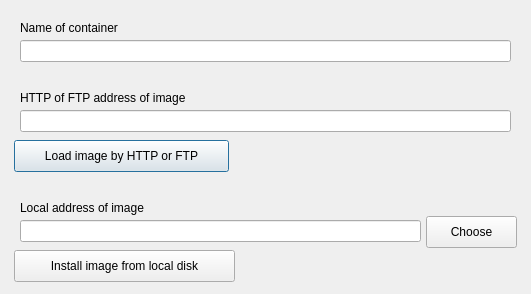
<?xml version="1.0" encoding="UTF-8"?>
<ui version="4.0">
 <class>NewContainerDialog</class>
 <widget class="QDialog" name="NewContainerDialog">
  <property name="geometry">
   <rect>
    <x>0</x>
    <y>0</y>
    <width>531</width>
    <height>294</height>
   </rect>
  </property>
  <property name="windowTitle">
   <string>Dialog</string>
  </property>
  <widget class="QLabel" name="nameLabel">
   <property name="geometry">
    <rect>
     <x>20</x>
     <y>20</y>
     <width>211</width>
     <height>16</height>
    </rect>
   </property>
   <property name="text">
    <string>Name of container</string>
   </property>
  </widget>
  <widget class="QLabel" name="urlLabel">
   <property name="geometry">
    <rect>
     <x>20</x>
     <y>90</y>
     <width>231</width>
     <height>16</height>
    </rect>
   </property>
   <property name="text">
    <string>HTTP of FTP address of image</string>
   </property>
  </widget>
  <widget class="QLineEdit" name="nameEdit">
   <property name="geometry">
    <rect>
     <x>20</x>
     <y>40</y>
     <width>491</width>
     <height>22</height>
    </rect>
   </property>
  </widget>
  <widget class="QLineEdit" name="urlEdit">
   <property name="geometry">
    <rect>
     <x>20</x>
     <y>110</y>
     <width>491</width>
     <height>22</height>
    </rect>
   </property>
  </widget>
  <widget class="QPushButton" name="loadUrlButton">
   <property name="geometry">
    <rect>
     <x>14</x>
     <y>140</y>
     <width>215</width>
     <height>32</height>
    </rect>
   </property>
   <property name="text">
    <string>Load image by HTTP or FTP</string>
   </property>
  </widget>
  <widget class="QLabel" name="urlError">
   <property name="geometry">
    <rect>
     <x>230</x>
     <y>144</y>
     <width>281</width>
     <height>20</height>
    </rect>
   </property>
   <property name="palette">
    <palette>
     <active>
      <colorrole role="WindowText">
       <brush brushstyle="SolidPattern">
        <color alpha="255">
         <red>255</red>
         <green>0</green>
         <blue>0</blue>
        </color>
       </brush>
      </colorrole>
      <colorrole role="Text">
       <brush brushstyle="SolidPattern">
        <color alpha="255">
         <red>255</red>
         <green>0</green>
         <blue>0</blue>
        </color>
       </brush>
      </colorrole>
     </active>
     <inactive>
      <colorrole role="WindowText">
       <brush brushstyle="SolidPattern">
        <color alpha="255">
         <red>255</red>
         <green>0</green>
         <blue>0</blue>
        </color>
       </brush>
      </colorrole>
      <colorrole role="Text">
       <brush brushstyle="SolidPattern">
        <color alpha="255">
         <red>255</red>
         <green>0</green>
         <blue>0</blue>
        </color>
       </brush>
      </colorrole>
     </inactive>
     <disabled>
      <colorrole role="WindowText">
       <brush brushstyle="SolidPattern">
        <color alpha="255">
         <red>69</red>
         <green>69</green>
         <blue>69</blue>
        </color>
       </brush>
      </colorrole>
      <colorrole role="Text">
       <brush brushstyle="SolidPattern">
        <color alpha="255">
         <red>69</red>
         <green>69</green>
         <blue>69</blue>
        </color>
       </brush>
      </colorrole>
     </disabled>
    </palette>
   </property>
   <property name="text">
    <string/>
   </property>
  </widget>
  <widget class="QLineEdit" name="localEdit">
   <property name="geometry">
    <rect>
     <x>20</x>
     <y>220</y>
     <width>401</width>
     <height>22</height>
    </rect>
   </property>
  </widget>
  <widget class="QLabel" name="localLabel">
   <property name="geometry">
    <rect>
     <x>20</x>
     <y>200</y>
     <width>231</width>
     <height>16</height>
    </rect>
   </property>
   <property name="text">
    <string>Local address of image</string>
   </property>
  </widget>
  <widget class="QLabel" name="localError">
   <property name="geometry">
    <rect>
     <x>230</x>
     <y>254</y>
     <width>281</width>
     <height>20</height>
    </rect>
   </property>
   <property name="palette">
    <palette>
     <active>
      <colorrole role="WindowText">
       <brush brushstyle="SolidPattern">
        <color alpha="255">
         <red>255</red>
         <green>0</green>
         <blue>0</blue>
        </color>
       </brush>
      </colorrole>
      <colorrole role="Text">
       <brush brushstyle="SolidPattern">
        <color alpha="255">
         <red>255</red>
         <green>0</green>
         <blue>0</blue>
        </color>
       </brush>
      </colorrole>
     </active>
     <inactive>
      <colorrole role="WindowText">
       <brush brushstyle="SolidPattern">
        <color alpha="255">
         <red>255</red>
         <green>0</green>
         <blue>0</blue>
        </color>
       </brush>
      </colorrole>
      <colorrole role="Text">
       <brush brushstyle="SolidPattern">
        <color alpha="255">
         <red>255</red>
         <green>0</green>
         <blue>0</blue>
        </color>
       </brush>
      </colorrole>
     </inactive>
     <disabled>
      <colorrole role="WindowText">
       <brush brushstyle="SolidPattern">
        <color alpha="255">
         <red>69</red>
         <green>69</green>
         <blue>69</blue>
        </color>
       </brush>
      </colorrole>
      <colorrole role="Text">
       <brush brushstyle="SolidPattern">
        <color alpha="255">
         <red>69</red>
         <green>69</green>
         <blue>69</blue>
        </color>
       </brush>
      </colorrole>
     </disabled>
    </palette>
   </property>
   <property name="text">
    <string/>
   </property>
  </widget>
  <widget class="QPushButton" name="loadLocalButton">
   <property name="geometry">
    <rect>
     <x>14</x>
     <y>250</y>
     <width>221</width>
     <height>32</height>
    </rect>
   </property>
   <property name="text">
    <string>Install image from local disk</string>
   </property>
  </widget>
  <widget class="QPushButton" name="chooseButton">
   <property name="geometry">
    <rect>
     <x>426</x>
     <y>216</y>
     <width>91</width>
     <height>32</height>
    </rect>
   </property>
   <property name="text">
    <string>Choose</string>
   </property>
  </widget>
 </widget>
 <resources/>
 <connections/>
</ui>
